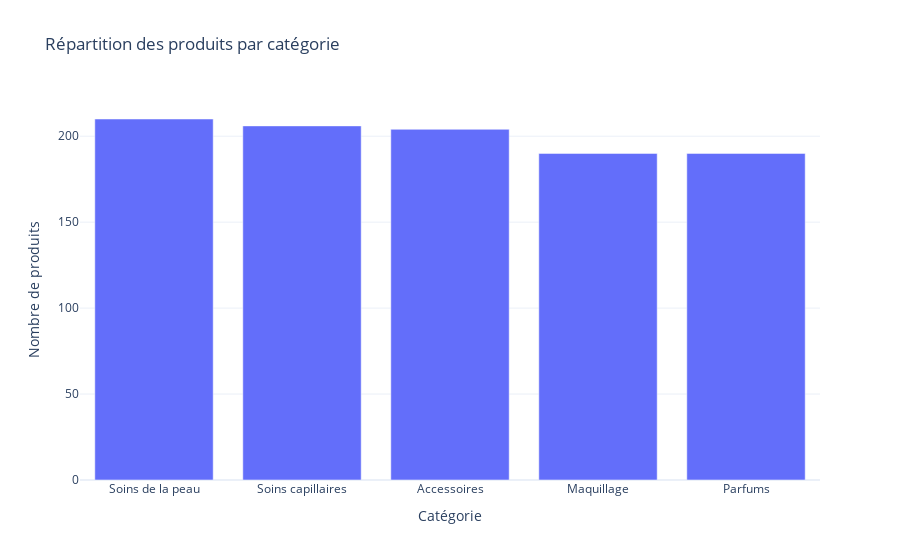

The notebook cell saved with this chart:
### Code cell
# Indicateurs Produits

# 1. Nombre total de produits
nombre_total_produits = len(produits)
print(f"Nombre total de produits : {nombre_total_produits}")

# 2. Nombre de produits par catégorie
produits_par_categorie = produits['catÃ©gorie'].value_counts().reset_index()
produits_par_categorie.columns = ['categorie', 'nombre_produits']

fig_produits_par_categorie = px.bar(
    produits_par_categorie,
    x='categorie',
    y='nombre_produits',
    title="Répartition des produits par catégorie",
    labels={'categorie': 'Catégorie', 'nombre_produits': 'Nombre de produits'},
    template="plotly_white"
)
fig_produits_par_categorie.show()

# 3. Produits sous le seuil de stock
produits_sous_seuil = produits[produits['stock_minimum'] > produits['prix']]
nombre_produits_sous_seuil = len(produits_sous_seuil)
print(f"Nombre de produits sous le seuil de stock : {nombre_produits_sous_seuil}")

fig_produits_sous_seuil = px.bar(
    produits_sous_seuil,
    x='ï»¿id_produit',
    y='stock_minimum',
    title="Produits sous le seuil de stock",
    labels={'ï»¿id_produit': 'ID Produit', 'stock_minimum': 'Stock Minimum'},
    template="plotly_white"
)
fig_produits_sous_seuil.show()

# 4. Produits à forte valeur
produits_cher = produits.sort_values(by='prix', ascending=False).head(10)
fig_produits_cher = px.bar(
    produits_cher,
    x='ï»¿id_produit',
    y='prix',
    title="Top 10 des produits les plus chers",
    labels={'ï»¿id_produit': 'ID Produit', 'prix': 'Prix (€)'},
    template="plotly_white"
)
fig_produits_cher.show()

# 5. Produits stratégiques (croisement avec retours et ventes)
produits_strategiques = retours['id_produit'].value_counts().reset_index()
produits_strategiques.columns = ['id_produit', 'nombre_retours']
produits_strategiques = produits_strategiques.merge(
    produits[['ï»¿id_produit', 'catÃ©gorie', 'prix']],
    left_on='id_produit',
    right_on='ï»¿id_produit',
    how='left'
)

fig_produits_strategiques = px.scatter(
    produits_strategiques,
    x='prix',
    y='nombre_retours',
    color='catÃ©gorie',
    size='nombre_retours',
    title="Produits stratégiques : Croisement avec retours",
    labels={'prix': 'Prix (€)', 'nombre_retours': 'Nombre de retours', 'catÃ©gorie': 'Catégorie'},
    template="plotly_white"
)
fig_produits_strategiques.show()

### Figure 1 — Plotly figure (JSON) as saved in the notebook; plotly's stock layout.template omitted (floating-point values rounded to 4 significant figures)
{"data": [{"hovertemplate": "Catégorie=%{x}<br>Nombre de produits=%{y}<extra></extra>", "legendgroup": "", "marker": {"color": "#636efa", "pattern": {"shape": ""}}, "name": "", "orientation": "v", "showlegend": false, "textposition": "auto", "type": "bar", "x": ["Soins de la peau", "Soins capillaires", "Accessoires", "Maquillage", "Parfums"], "xaxis": "x", "y": [210, 206, 204, 190, 190], "yaxis": "y"}], "layout": {"barmode": "relative", "legend": {"tracegroupgap": 0}, "title": {"text": "Répartition des produits par catégorie"}, "xaxis": {"anchor": "y", "domain": [0, 1], "title": {"text": "Catégorie"}}, "yaxis": {"anchor": "x", "domain": [0, 1], "title": {"text": "Nombre de produits"}}}}
